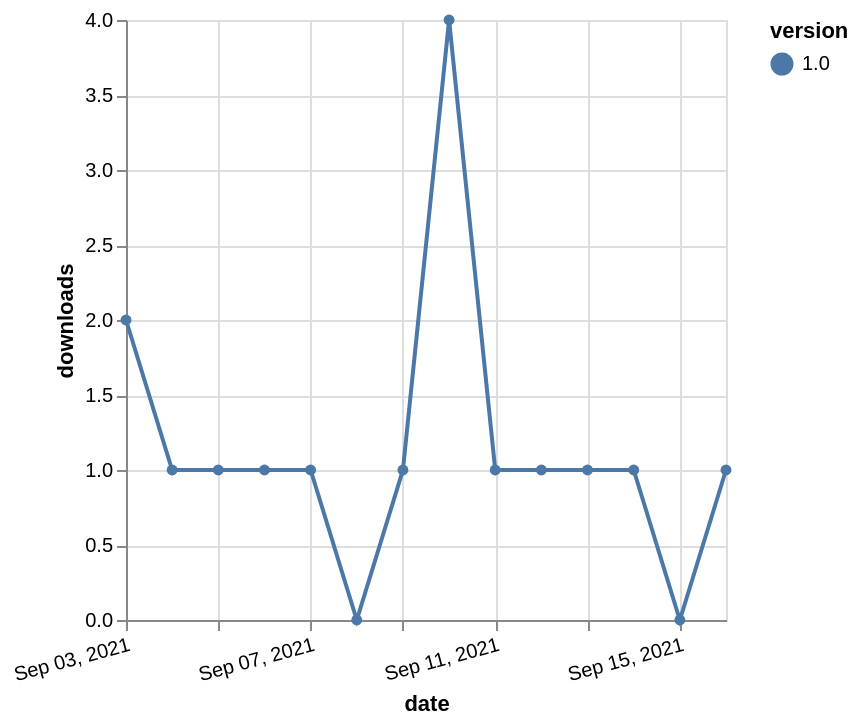

Specify this chart in Vega-Lite:
### Vega-Lite specification from a JSON file in a GitHub repository (floating-point values rounded to 4 significant figures)
{"$schema": "https://vega.github.io/schema/vega-lite/v5.json", "description": "A simple bar chart with embedded data.", "data": {"values": [{"date": "2021-09-03", "total": 185, "delta": 2, "version": "1.0"}, {"date": "2021-09-04", "total": 186, "delta": 1, "version": "1.0"}, {"date": "2021-09-05", "total": 187, "delta": 1, "version": "1.0"}, {"date": "2021-09-06", "total": 188, "delta": 1, "version": "1.0"}, {"date": "2021-09-07", "total": 189, "delta": 1, "version": "1.0"}, {"date": "2021-09-08", "total": 189, "delta": 0, "version": "1.0"}, {"date": "2021-09-09", "total": 190, "delta": 1, "version": "1.0"}, {"date": "2021-09-10", "total": 194, "delta": 4, "version": "1.0"}, {"date": "2021-09-11", "total": 195, "delta": 1, "version": "1.0"}, {"date": "2021-09-12", "total": 196, "delta": 1, "version": "1.0"}, {"date": "2021-09-13", "total": 197, "delta": 1, "version": "1.0"}, {"date": "2021-09-14", "total": 198, "delta": 1, "version": "1.0"}, {"date": "2021-09-15", "total": 198, "delta": 0, "version": "1.0"}, {"date": "2021-09-16", "total": 199, "delta": 1, "version": "1.0"}]}, "width": "container", "mark": {"type": "line", "point": {"filled": true}}, "encoding": {"x": {"field": "date", "type": "temporal", "timeUnit": "yearmonthdate", "title": "date", "axis": {"labelAngle": -15}}, "y": {"field": "delta", "type": "quantitative", "title": "downloads"}, "color": {"field": "version", "type": "nominal"}, "tooltip": {"field": "delta"}}}
